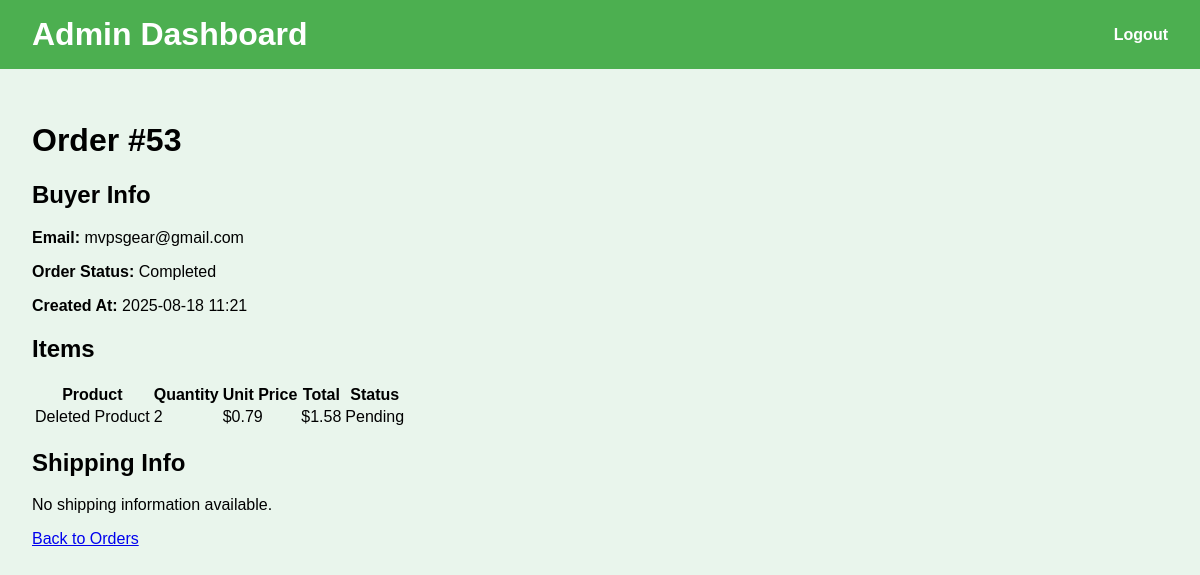
The page /admin/orders/53 on the database its author committed.
### models.py (models this page shows, shortened)
class Order(db.Model):
    id = db.Column(db.Integer, primary_key=True)
    buyer_id = db.Column(db.Integer, db.ForeignKey('user.id'), nullable=True)
    email = db.Column(db.String(255), nullable=True)
    total_price = db.Column(db.Numeric(10, 2), nullable=False)
    status = db.Column(db.Enum('pending', 'shipped', 'delivered', 'Completed', name='order_status'), default='pending')
    created_at = db.Column(db.DateTime, default=datetime.utcnow)
    shipping = db.relationship('Shipping', back_populates='order')
    items = db.relationship('OrderItem', backref='order', lazy=True)

class User(db.Model, UserMixin):
    id = db.Column(db.Integer, primary_key=True)
    name = db.Column(db.String(120))
    email = db.Column(db.String(120), unique=True, nullable=False)
    password_hash = db.Column(db.String(128))  # Keep password hash here only
    role = db.Column(db.String(50), default='buyer')  # 'buyer' or 'supplier'
    created_at = db.Column(db.DateTime, default=datetime.utcnow)
    supplier = db.relationship('Supplier', backref='user', uselist=False)
    cart = db.relationship('Cart', backref='buyer', uselist=False)
    orders = db.relationship('Order', backref='buyer', lazy=True)
    reset_token = db.Column(db.String(100), nullable=True)
    reset_token_expiry = db.Column(db.DateTime, nullable=True)
    address_street = db.Column(db.String(255), nullable=True)
    address_city = db.Column(db.String(100), nullable=True)
    address_state = db.Column(db.String(100), nullable=True)
    address_postcode = db.Column(db.String(20), nullable=True)
    address_country = db.Column(db.String(100), nullable=True)
    billing_street = db.Column(db.String(255), nullable=True)
    billing_city = db.Column(db.String(100), nullable=True)
    billing_state = db.Column(db.String(100), nullable=True)
    billing_postcode = db.Column(db.String(20), nullable=True)
    billing_country = db.Column(db.String(100), nullable=True)
    is_blocked = db.Column(db.Boolean, default=False)

class OrderItem(db.Model):
    id = db.Column(db.Integer, primary_key=True)
    order_id = db.Column(db.Integer, db.ForeignKey('order.id'), nullable=False)
    product_id = db.Column(db.Integer, db.ForeignKey('product.id'))
    quantity = db.Column(db.Integer, nullable=False)
    unit_price = db.Column(db.Numeric(10, 2), nullable=False)
    status = db.Column(db.String(50), default="Pending")

### app.py (the view)
@admin_bp.route('/orders/<int:order_id>')
def admin_order_detail(order_id):
    order = Order.query.get_or_404(order_id)
    return render_template('admin_order_detail.html', order=order)

### app.py (called while the page is built)
@app.context_processor
def inject_faqs():
    faqs = get_faqs()
    return dict(faqs=faqs[:3])

### templates/admin_order_detail.html
{% extends 'admin_base.html' %}
{% block content %}
<h1 class="text-2xl font-bold mb-4">Order #{{ order.id }}</h1>
<div class="mb-6">
    <h2 class="text-xl font-semibold mb-2">Buyer Info</h2>
    <p><strong>Email:</strong> {{ order.buyer.email if order.buyer else order.email or 'Guest' }}</p>
    <p><strong>Order Status:</strong> {{ order.status.capitalize() }}</p>
    <p><strong>Created At:</strong> {{ order.created_at.strftime('%Y-%m-%d %H:%M') }}</p>
</div>
<div class="mb-6">
    <h2 class="text-xl font-semibold mb-2">Items</h2>
    <table class="table-auto w-full border-collapse border border-gray-300">
        <thead>
            <tr class="bg-gray-100">
                <th class="border px-4 py-2">Product</th>
                <th class="border px-4 py-2">Quantity</th>
                <th class="border px-4 py-2">Unit Price</th>
                <th class="border px-4 py-2">Total</th>
                <th class="border px-4 py-2">Status</th>
            </tr>
        </thead>
        <tbody>
            {% for item in order.items %}
            <tr>
                <td class="border px-4 py-2">{{ item.product.name if item.product else 'Deleted Product' }}</td>
                <td class="border px-4 py-2">{{ item.quantity }}</td>
                <td class="border px-4 py-2">${{ item.unit_price }}</td>
                <td class="border px-4 py-2">${{ item.quantity * item.unit_price }}</td>
                <td class="border px-4 py-2 capitalize">{{ item.status }}</td>
            </tr>
            {% endfor %}
        </tbody>
    </table>
</div>
<div class="mb-6">
    <h2 class="text-xl font-semibold mb-2">Shipping Info</h2>
    {% if order.shipping %}
        <p><strong>Address:</strong> {{ order.shipping.address }}</p>
        <p><strong>City:</strong> {{ order.shipping.city }}</p>
        <p><strong>Postal Code:</strong> {{ order.shipping.postal_code }}</p>
        <p><strong>Status:</strong> {{ order.shipping.status }}</p>
    {% else %}
        <p>No shipping information available.</p>
    {% endif %}
</div>
<a href="{{ url_for('admin.admin_orders') }}" class="text-blue-600 hover:underline">Back to Orders</a>
{% endblock %}

### templates/admin_base.html (style rules this page uses)
body { font-family: Arial, sans-serif; background: #e9f5ec; margin: 0; padding: 0; }

### rows shown on the page
Order: id "53", status "Completed", created_at "2025-08-18 11:21"
User: buyer "mvpsgear@gmail.com"
OrderItem: product "Deleted Product", quantity "2", unit_price "0.79", item.quantity*item.unit_price "1.58", status "Pending"
